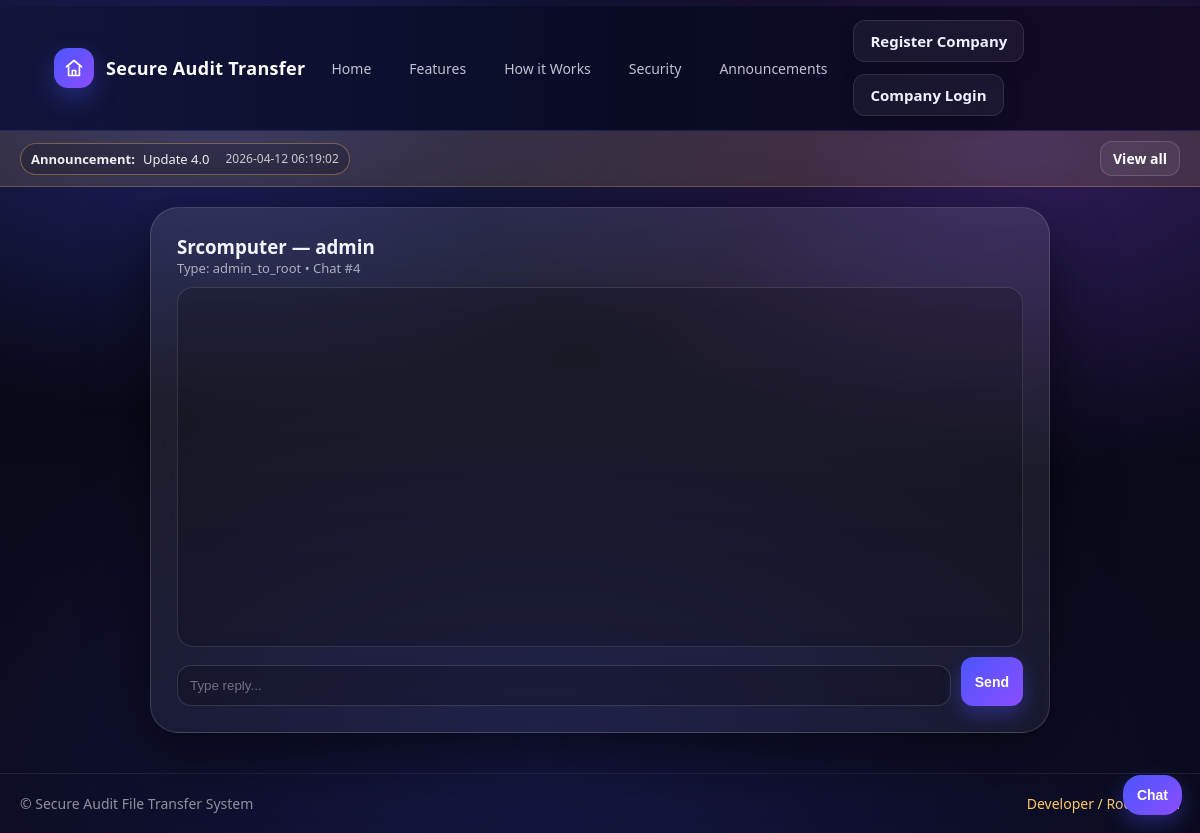
The app's page /root/chat/4 (signed in) with its own data.
### tables this page shows
CREATE TABLE announcements (
        id INTEGER PRIMARY KEY AUTOINCREMENT,
        title TEXT NOT NULL,
        body TEXT NOT NULL,
        created_at DATETIME DEFAULT CURRENT_TIMESTAMP
    );

CREATE TABLE chats (
        id INTEGER PRIMARY KEY AUTOINCREMENT,
        chat_type TEXT NOT NULL,              -- 'root_public' | 'company' | 'admin_to_root'
        company_id INTEGER,                   -- NULL for root_public/admin_to_root
        created_at DATETIME DEFAULT CURRENT_TIMESTAMP,
        created_by_user_id INTEGER,           -- NULL for visitor chats
        visitor_token TEXT,                   -- for root_public OR "low:high" for company OR "admin:<id>" for admin_to_root
        user1_id INTEGER,                     -- optional for company/admin_to_root pairing
        user2_id INTEGER                      -- optional for company/admin_to_root pairing
    );

### app.py (the view)
@app.route("/root/chat/<int:chat_id>")
def root_chat_view(chat_id):
    if not root_required():
        return redirect(url_for("root_login"))
    conn = get_db()
    cur = conn.cursor()
    cur.execute("""
        SELECT
            c.id,
            c.chat_type,
            COALESCE(comp.company_name, 'Unknown') AS company_name,
            COALESCE(u.username, 'Unknown') AS admin_username
        FROM chats c
        LEFT JOIN users u
          ON u.id = CASE
              WHEN c.chat_type='admin_to_root' THEN
                CASE
                  WHEN COALESCE(c.user1_id,0) > COALESCE(c.user2_id,0) THEN COALESCE(c.user1_id,0)
                  ELSE COALESCE(c.user2_id,0)
                END
              ELSE c.created_by_user_id
          END
        LEFT JOIN companies comp ON comp.id = u.company_id
        WHERE c.id=?
        LIMIT 1
    """, (chat_id,))
    row = cur.fetchone()
    conn.close()
    if not row:
        flash("Chat not found.", "danger")
        return redirect(url_for("root_chats"))
    return render_template(
        "root_chat_view.html",
        chat_id=chat_id,
        chat_type=row[1],
        company_name=row[2],
        admin_username=row[3]
    )

### app.py (called while the page is built)
def get_db():
    conn = sqlite3.connect(DATABASE)
    return conn

def root_required():
    return bool(session.get("is_root") is True)

@app.context_processor
def inject_latest_announcement():
    try:
        conn = get_db()
        cur = conn.cursor()
        cur.execute("SELECT id, title, created_at FROM announcements ORDER BY id DESC LIMIT 1")
        row = cur.fetchone()
        conn.close()
        if row:
            return {"latest_announcement": {"id": row[0], "title": row[1], "created_at": row[2]}}
    except Exception:
        pass
    return {"latest_announcement": None}

### templates/root_chat_view.html (shortened to what this page needs)
{% extends "base.html" %}
{% block content %}
<div class="glass-card" style="max-width:900px;margin:20px auto;">
  <div class="right-pane">
    <h3 style="margin:0;">{{ company_name }} — {{ admin_username }}</h3>
    <div class="small-muted">Type: {{ chat_type }} • Chat #{{ chat_id }}</div>
    <div id="chatBox" style="height:360px;overflow:auto;border:1px solid rgba(255,255,255,.12);border-radius:16px;padding:10px;background:rgba(0,0,0,.18);margin-top:10px;"></div>
    <div style="display:flex;gap:10px;margin-top:10px;">
      <input id="msg" class="input" placeholder="Type reply..." style="flex:1;">
      <button id="sendBtn" class="btn btn-primary" type="button">Send</button>
    </div>
  </div>
</div>
{% endblock %}

### templates/base.html (shortened to what this page needs)
<!DOCTYPE html>
<html>
<head>
  <link rel="stylesheet" href="{{ url_for('static', filename='theme.css') }}">
</head>
<body>
<div class="navbar">
  <div class="container-xl nav-inner">
    <a class="brand" href="{{ url_for('home') }}">
      <span class="brand-badge">
      </span>
      <span>Secure Audit Transfer</span>
    </a>
    <div class="nav-links">
      <a href="{{ url_for('home') }}">Home</a>
      <a href="{{ url_for('home') }}#features">Features</a>
      <a href="{{ url_for('home') }}#how">How it Works</a>
      <a href="{{ url_for('home') }}#security">Security</a>
      <a href="{{ url_for('announcements_page') }}">Announcements</a>
    </div>
    <div class="nav-actions">
      <div class="nav-right">
  {% if session.get('company_id') %}
    <a href="{{ url_for('portal_select') }}" class="nav-link-btn">Back to Dashboard</a>
    {% if session.get('role') == 'admin' %}
      <a href="{{ url_for('admin_dashboard') }}" class="nav-link-btn">Admin Panel</a>
    {% elif session.get('role') == 'it' %}
      <a href="{{ url_for('it_dashboard') }}" class="nav-link-btn">IT Panel</a>
    {% elif session.get('role') == 'staff' %}
      <a href="{{ url_for('staff_dashboard') }}" class="nav-link-btn">Staff Panel</a>
    {% endif %}
    <a href="{{ url_for('logout') }}" class="nav-link-btn logout-btn">Logout</a>
  {% else %}
    <a href="{{ url_for('register_company') }}" class="nav-link-btn">Register Company</a>
    <a href="{{ url_for('company_login') }}" class="nav-link-btn">Company Login</a>
  {% endif %}
</div>
    </div>
  </div>
</div>
{% if latest_announcement %}
<div class="announce-bar">
  <div class="container-xl wrap">
    <div class="announce-pill">
      <b>Announcement:</b>
      <span>{{ latest_announcement.title }}</span>
      <span class="announce-date">{{ latest_announcement.created_at }}</span>
    </div>
    <a class="btn" href="{{ url_for('announcements_page') }}" style="padding:7px 12px;">View all</a>
  </div>
</div>
{% endif %}
<div class="container-xl">
  {% block content %}{% endblock %}
</div>
<div class="chat-fab">
  <button id="chatOpenBtn" class="btn btn-primary" type="button" style="border-radius:18px;padding:12px 14px; position:relative;">
  Chat
</button>
</div>
<div class="footer">
  <div class="container-xl" style="display:flex;justify-content:space-between;flex-wrap:wrap;">
    <div>© Secure Audit File Transfer System</div>
    <div>
      <a href="{{ url_for('root_login') }}" style="color:#ffcc66;">Developer / Root Portal</a>
    </div>
  </div>
</div>
</body>
</html>

### static/theme.css (style rules this page uses)
:root { --bg:#070712; --bg2:#0b0b1f; --text:#f4f4ff; --muted:rgba(244,244,255,.65); --glass: rgba(255,255,255,.08); --stroke: rgba(255,255,255,.14); --primary:#4a56ff; --primary2:#8c4dff; --good:#3ddc97; --warn:#ffcc66; --danger:#ff5c7a; --shadow: 0 24px 60px rgba(0,0,0,.55); --radius: 22px; --radius2: 16px; --font: ui-sans-serif, system-ui, -apple-system, Segoe UI, Roboto, Helvetica, Arial; }
* { box-sizing:border-box; }
html,body { height:100%; }
body { margin:0; font-family:var(--font); color:var(--text); background: radial-gradient(1000px 520px at 18% 12%, rgba(74,86,255,.35), transparent 60%), radial-gradient(900px 520px at 85% 18%, rgba(140,77,255,.30), transparent 62%), radial-gradient(1100px 700px at 45% 90%, rgba(74,86,255,.16), transparent 60%), linear-gradient(180deg, var(--bg) 0%, var(--bg2) 100%); }
a { color: inherit; text-decoration:none; }
.container-xl { max-width: 1180px; margin: 0 auto; padding: 0 18px; }
.navbar { position: sticky; top:0; z-index: 50; backdrop-filter: blur(12px); background: rgba(10,10,20,.45); border-bottom: 1px solid rgba(255,255,255,.10); }
.nav-inner { display:flex; align-items:center; justify-content:space-between; gap:14px; padding: 14px 0; }
.brand { display:flex; align-items:center; gap:10px; font-weight: 750; letter-spacing: .2px; }
.brand-badge { width: 34px; height:34px; border-radius: 12px; background: linear-gradient(135deg, rgba(74,86,255,1), rgba(140,77,255,1)); box-shadow: 0 10px 25px rgba(74,86,255,.30); }
.nav-links { display:flex; gap:14px; flex-wrap:wrap; align-items:center; }
.nav-links a { color: rgba(244,244,255,.78); font-size: 14px; padding: 8px 10px; border-radius: 12px; }
.nav-actions { display:flex; gap:10px; align-items:center; flex-wrap:wrap; }
.btn { display:inline-flex; align-items:center; justify-content:center; gap:8px; border-radius: 14px; padding: 10px 14px; font-weight: 650; border: 1px solid rgba(255,255,255,.14); background: rgba(255,255,255,.06); color: var(--text); cursor:pointer; transition: transform .12s ease, background .12s ease, border-color .12s ease; }
.btn-primary { border-color: rgba(74,86,255,.55); background: linear-gradient(135deg, rgba(74,86,255,1), rgba(140,77,255,1)); box-shadow: 0 12px 32px rgba(74,86,255,.24); }
.glass-card { margin: 26px auto 0; border-radius: 28px; background: linear-gradient(180deg, rgba(255,255,255,.10), rgba(255,255,255,.05)); border: 1px solid rgba(255,255,255,.14); box-shadow: var(--shadow); backdrop-filter: blur(16px); overflow:hidden; }
.right-pane { padding: 26px; }
.input { width: 100%; margin-top: 8px; padding: 12px 12px; border-radius: 14px; border: 1px solid rgba(255,255,255,.14); background: rgba(0,0,0,.18); color: var(--text); outline:none; }
.input::placeholder { color: rgba(244,244,255,.40); }
.footer { margin-top: 44px; padding: 22px 0; border-top: 1px solid rgba(255,255,255,.10); color: rgba(244,244,255,.55); }
.footer a { color: rgba(255,204,102,.9); }
.small-muted { color: var(--muted); font-size: 13px; }
html { scroll-behavior: smooth; }

### records on screen
announcements: title "Update 4.0", created_at "2026-04-12 06:19:02"
chats: chat_type "admin_to_root"

### other values on screen
{{ company_name }} "Srcomputer"
{{ admin_username }} "admin"
{{ chat_id }} "4"
